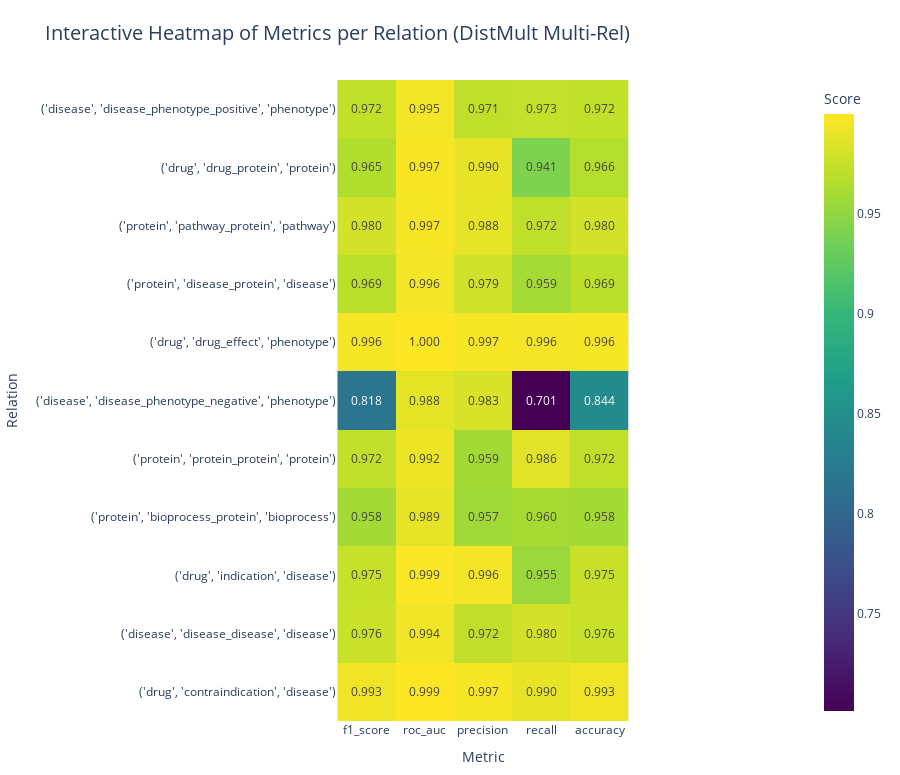

Notebook code for this chart:
### Code cell
# Load metrics from multi-relational model
path = f"{model_fp}/results/rgcn_distmult_multirel_metrics.json"
with open(path, "r") as f:
    data = json.load(f)

# Extract final values of multiple metrics for each relation
metrics_to_extract = ["f1_score", "roc_auc", "precision", "recall", "accuracy"]
rows = []

for relation, metrics in data.items():
    row = {"Relation": str(relation)}
    for metric in metrics_to_extract:
        if metric in metrics:
            row[metric] = metrics[metric][-1]
    rows.append(row)

# Create a DataFrame
df = pd.DataFrame(rows)
df.set_index("Relation", inplace=True)
df = df[metrics_to_extract]  # ensure column order

# Melt for plotly heatmap
df_reset = df.reset_index().melt(id_vars="Relation", var_name="Metric", value_name="Score")

# Plotly heatmap
fig = px.imshow(
    df.values,
    labels=dict(x="Metric", y="Relation", color="Score"),
    x=metrics_to_extract,
    y=df.index,
    color_continuous_scale="viridis",
    text_auto=".3f"
)


fig.update_layout(
    title=" Interactive Heatmap of Metrics per Relation (DistMult Multi-Rel)",
    title_font_size=20,
    xaxis_title="Metric",
    yaxis_title="Relation",
    height=500 + len(df) * 25,
    margin=dict(l=50, r=50, t=80, b=50)
)




fig.show()

### Figure 1 — Plotly figure (JSON) as saved in the notebook; plotly's stock layout.template omitted (floating-point values rounded to 4 significant figures)
{"data": [{"coloraxis": "coloraxis", "hovertemplate": "Metric: %{x}<br>Relation: %{y}<br>Score: %{z}<extra></extra>", "name": "0", "texttemplate": "%{z:.3f}", "type": "heatmap", "x": ["f1_score", "roc_auc", "precision", "recall", "accuracy"], "xaxis": "x", "y": ["('disease', 'disease_phenotype_positive', 'phenotype')", "('drug', 'drug_protein', 'protein')", "('protein', 'pathway_protein', 'pathway')", "('protein', 'disease_protein', 'disease')", "('drug', 'drug_effect', 'phenotype')", "('disease', 'disease_phenotype_negative', 'phenotype')", "('protein', 'protein_protein', 'protein')", "('protein', 'bioprocess_protein', 'bioprocess')", "('drug', 'indication', 'disease')", "('disease', 'disease_disease', 'disease')", "('drug', 'contraindication', 'disease')"], "yaxis": "y", "z": [[0.9723, 0.9952, 0.9715, 0.9731, 0.9722], [0.9648, 0.9972, 0.9896, 0.9413, 0.9657], [0.9799, 0.997, 0.9884, 0.9715, 0.9801], [0.9689, 0.9957, 0.9787, 0.9594, 0.9693], [0.9961, 0.9997, 0.9965, 0.9956, 0.9961], [0.8184, 0.9879, 0.9826, 0.7012, 0.8444], [0.9722, 0.9916, 0.9585, 0.9863, 0.9718], [0.9583, 0.9892, 0.9566, 0.9601, 0.9583], [0.9747, 0.9989, 0.9956, 0.9547, 0.9752], [0.976, 0.9938, 0.9719, 0.9801, 0.9759], [0.9932, 0.9995, 0.9969, 0.9896, 0.9932]]}], "layout": {"coloraxis": {"colorbar": {"title": {"text": "Score"}}, "colorscale": [[0, "#440154"], [0.1111, "#482878"], [0.2222, "#3e4989"], [0.3333, "#31688e"], [0.4444, "#26828e"], [0.5556, "#1f9e89"], [0.6667, "#35b779"], [0.7778, "#6ece58"], [0.8889, "#b5de2b"], [1, "#fde725"]]}, "height": 775, "margin": {"b": 50, "l": 50, "r": 50, "t": 80}, "title": {"font": {"size": 20}, "text": " Interactive Heatmap of Metrics per Relation (DistMult Multi-Rel)"}, "xaxis": {"anchor": "y", "constrain": "domain", "domain": [0, 1], "scaleanchor": "y", "title": {"text": "Metric"}}, "yaxis": {"anchor": "x", "autorange": "reversed", "constrain": "domain", "domain": [0, 1], "title": {"text": "Relation"}}}}
